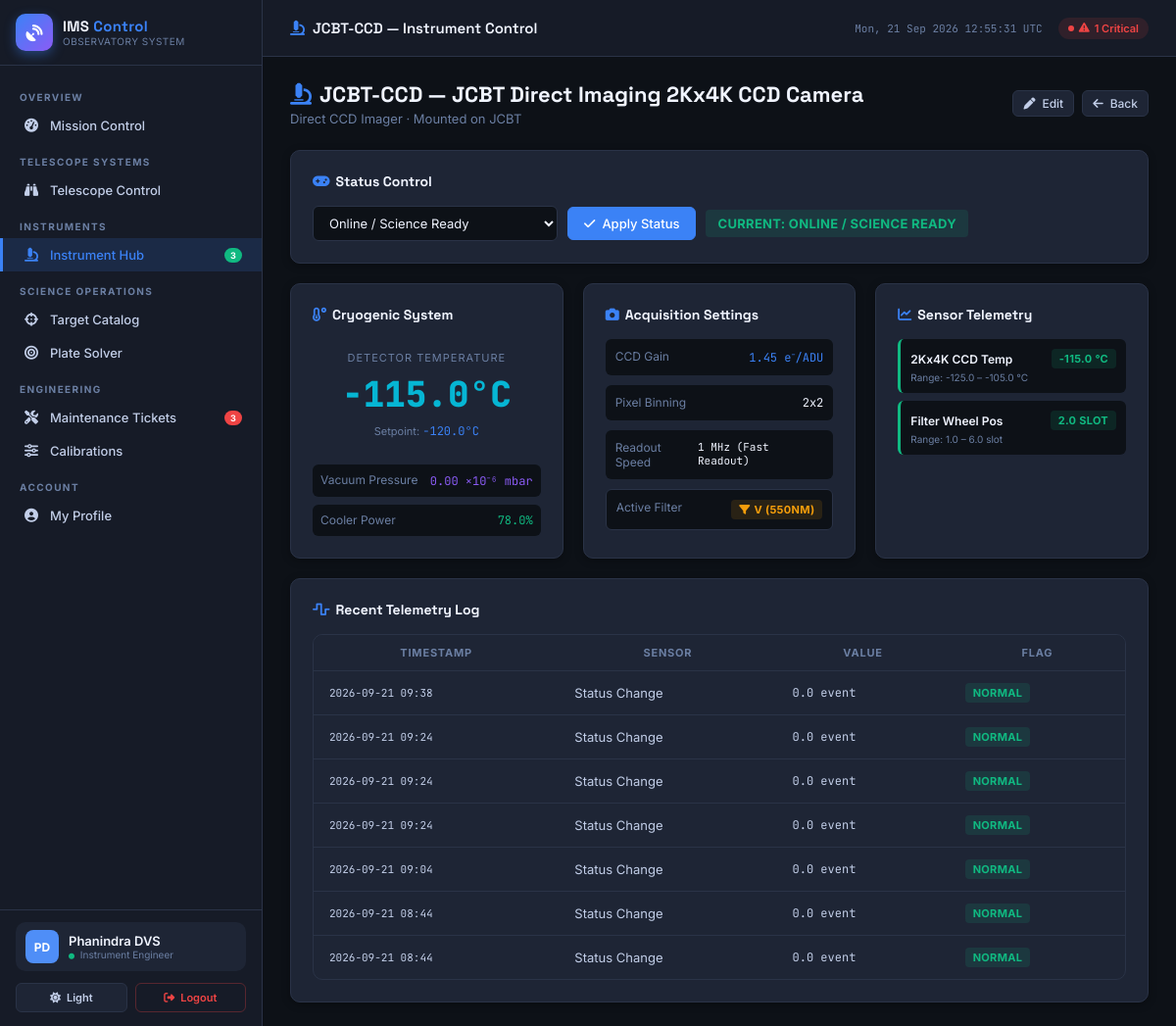
The page /instruments/6/ (signed in) on the database as committed earlier.
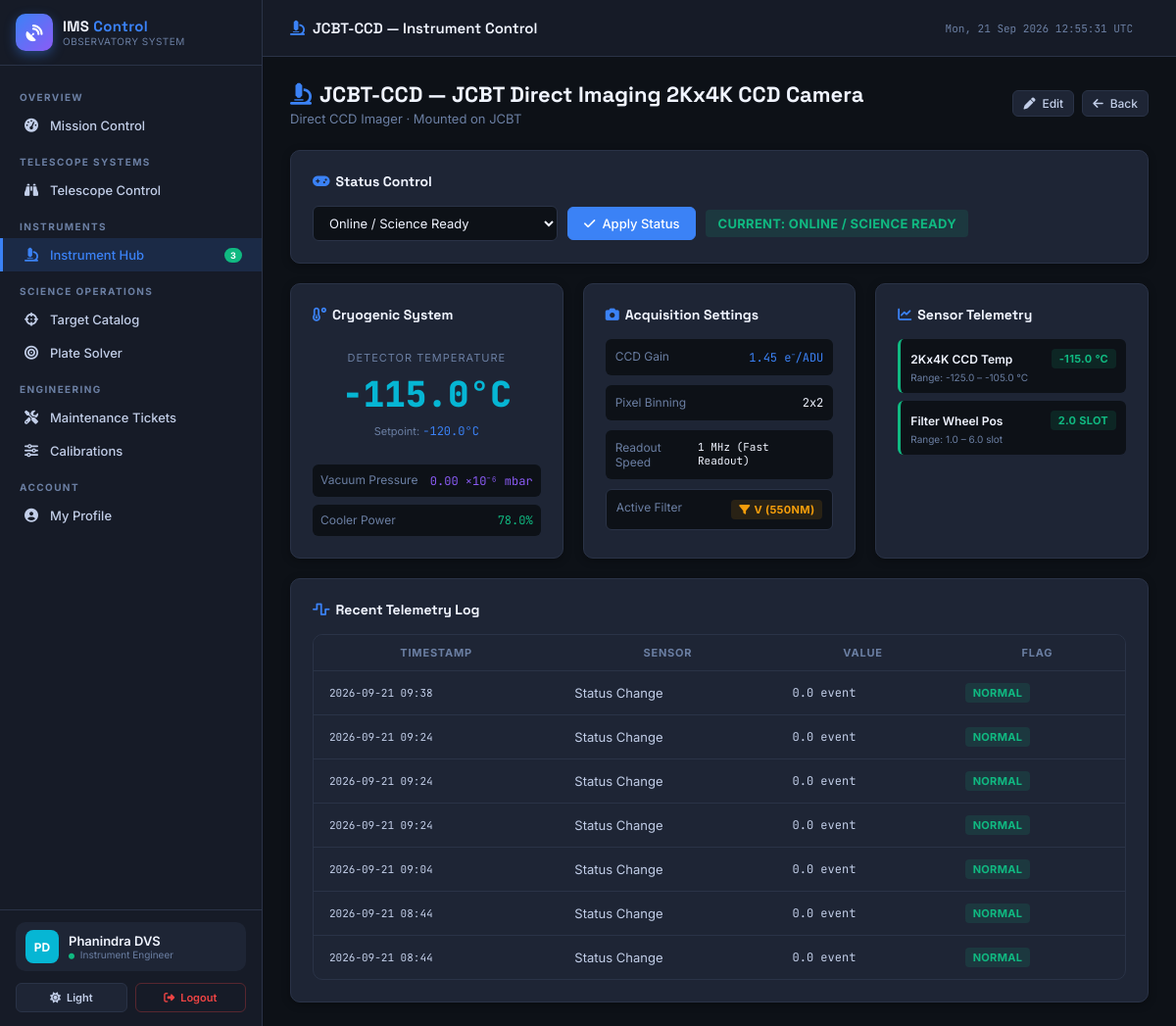
The same page on the database as committed later.
### instruments/views.py (the view)
# urls.py: path('<int:pk>/', views.instrument_detail_view, name='instrument_detail'),
@login_required
def instrument_detail_view(request, pk):
    instrument = get_object_or_404(Instrument.objects.select_related('telescope'), pk=pk)
    if not request.user.can_access_telescope(instrument.telescope):
        messages.error(request, f"Access Denied: You do not have permission to view instrument '{instrument.code}' on {instrument.telescope.name}.")
        return redirect('instruments:instrument_list')
    sensors = instrument.sensors.all()
    telemetry = instrument.telemetry_logs.all()[:30]
    return render(request, 'instruments/instrument_detail.html', {
        'instrument': instrument,
        'sensors': sensors,
        'telemetry': telemetry,
    })

### accounts/models.py (called while the page is built)
    @property
    def is_admin(self):
        return self.role == self.ROLE_ADMIN or self.is_superuser

    @property
    def is_engineer(self):
        return self.role == self.ROLE_ENGINEER or self.is_admin

    def can_access_telescope(self, telescope):
        if self.is_admin or self.is_engineer:
            return True
        if self.role == self.ROLE_OBSERVER:
            return self.assigned_telescopes.filter(pk=telescope.pk).exists()
        return False

    @property
    def display_name(self):
        return self.get_full_name() or self.username

    @property
    def initials(self):
        name = self.get_full_name()
        if name:
            parts = name.split()
            return "".join(p[0].upper() for p in parts[:2])
        return self.username[:2].upper()

### instruments/models.py (called while the page is built)
    @property
    def is_warning(self):
        return self.current_value < self.min_warning or self.current_value > self.max_warning

### templates/instruments/instrument_detail.html (shortened to what the changed rows need)
{% extends 'base.html' %}
{% block content %}
<div class="page-header">
    <div>
        <h1 class="page-title"><i class="fas fa-microscope"></i>{{ instrument.code }} — {{ instrument.name }}</h1>
    </div>
</div>
<div class="card">
    <div class="table-container">
        <table>
            <thead>
                <tr><th>Timestamp</th><th>Sensor</th><th>Value</th><th>Flag</th></tr>
            </thead>
        </table>
    </div>
</div>
{% endblock %}

### templates/base.html (shortened to what the changed rows need)
<!DOCTYPE html>
<html lang="en" data-theme="{% if user.is_authenticated %}{{ user.theme_preference|default:'dark' }}{% else %}dark{% endif %}">
<head>
    {% load static %}
    <link rel="stylesheet" href="https://cdnjs.cloudflare.com/ajax/libs/font-awesome/6.5.0/css/all.min.css">
</head>
<body>
<nav class="sidebar">
    <nav class="sidebar-nav">
        <a href="{% url 'maintenance:ticket_list' %}" class="nav-item {% block nav_tickets %}{% endblock %}">
            <i class="fas fa-screwdriver-wrench"></i> Maintenance Tickets
            {% if open_tickets %}<span class="nav-badge {% if critical_tickets %}{% else %}yellow{% endif %}">{{ open_tickets }}</span>{% endif %}
        </a>
    </nav>
</nav>
<div class="main-content">
    <header class="topbar">
        <div class="topbar-actions">
            {% if critical_tickets %}
            <span class="status-pill fault"><i class="fas fa-triangle-exclamation"></i> {{ critical_tickets }} Critical</span>
            {% endif %}
        </div>
    </header>
    <main class="page-body">
        {% block content %}{% endblock %}
    </main>
</div>
</body>
</html>

Rows that differ between the two databases and show on the page:
changed User "Phanindra DVS": avatar_color "#4f8ef7" → "#06b6d4" (drawn)
Other text that changed with them:
{{ open_tickets }}: "3" → (not shown)
{{ critical_tickets }}: "1" → (not shown)
text no longer shown: "Critical"
